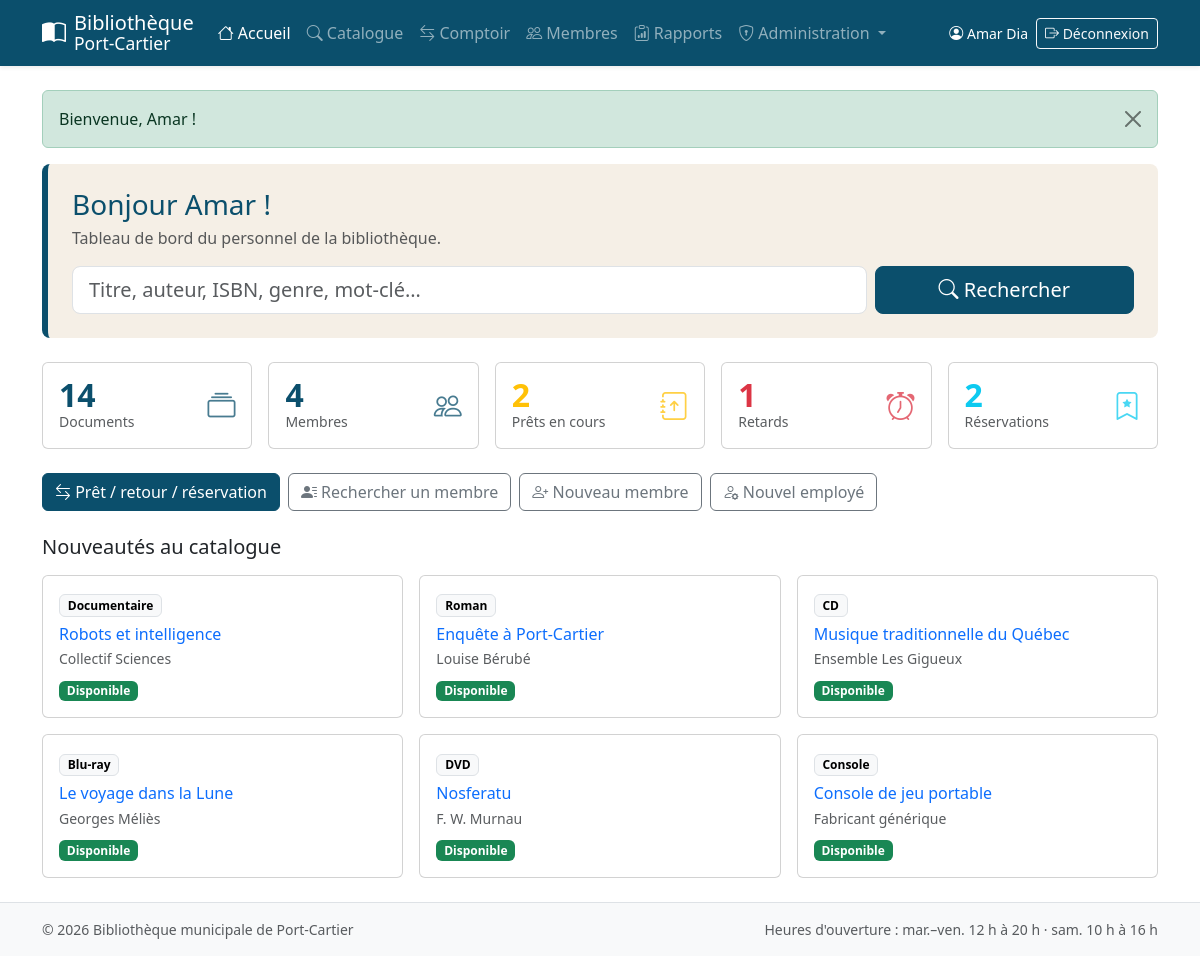
The app's page /index.php (signed in) with its own data.
### tables this page shows
CREATE TABLE document (
  code_document     INT AUTO_INCREMENT PRIMARY KEY,
  titre             VARCHAR(200) NOT NULL,
  auteur            VARCHAR(150) NOT NULL,           
  annee_publication SMALLINT     NULL,
  id_categorie      INT          NOT NULL,
  type_public       ENUM('enfant','ado','adulte') NOT NULL,
  id_genre          INT          NOT NULL,
  description       TEXT         NULL,
  isbn              VARCHAR(17)  NULL UNIQUE,        
  CONSTRAINT fk_doc_categorie FOREIGN KEY (id_categorie) REFERENCES categorie(id_categorie),
  CONSTRAINT fk_doc_genre     FOREIGN KEY (id_genre)     REFERENCES genre(id_genre),
  INDEX idx_doc_titre (titre),
  INDEX idx_doc_auteur (auteur)
);

CREATE TABLE categorie (
  id_categorie INT AUTO_INCREMENT PRIMARY KEY,
  nom          VARCHAR(50) NOT NULL UNIQUE
);

### includes/init.php (called while the page is built, shortened)
<?php
require_once __DIR__ . '/db.php';
require_once __DIR__ . '/functions.php';
require_once __DIR__ . '/biblio.php';
function utilisateur(): ?array
{
    return $_SESSION['user'] ?? null;
}
function role(): ?string
{
    return $_SESSION['user']['role'] ?? null;
}
function est_membre(): bool    { return role() === 'membre'; }
function est_admin(): bool     { return role() === 'admin'; }

### includes/functions.php (called while the page is built, shortened)
<?php
function e($valeur): string
{
    return htmlspecialchars((string)($valeur ?? ''), ENT_QUOTES, 'UTF-8');
}

### includes/db.php (called while the page is built)
<?php
function db(): PDO
{
    static $pdo = null;
    if ($pdo === null) {
        $dsn = 'mysql:host=' . DB_HOST . ';port=' . DB_PORT . ';dbname=' . DB_NAME . ';charset=utf8mb4';
        try {
            $pdo = new PDO($dsn, DB_USER, DB_PASS, [
                PDO::ATTR_ERRMODE            => PDO::ERRMODE_EXCEPTION,
                PDO::ATTR_DEFAULT_FETCH_MODE => PDO::FETCH_ASSOC,
                PDO::ATTR_EMULATE_PREPARES   => false,
            ]);
        } catch (PDOException $e) {
            error_log('Connexion BD impossible : ' . $e->getMessage());
            http_response_code(500);
            exit('<h1>Service indisponible</h1><p>Impossible de se connecter à la base de données. '
               . 'Vérifiez que MySQL est démarré et que <code>config.php</code> est bien configuré.</p>');
        }
    }
    return $pdo;
}

### index.php (the view, shortened to what this page needs)
<?php
require 'includes/init.php';
$u = utilisateur();
if (est_membre()) {
    $st = db()->prepare("SELECT
            (SELECT COUNT(*) FROM pret WHERE code_membre = :m AND statut = 'actif') AS prets,
            (SELECT COUNT(*) FROM pret WHERE code_membre = :m2 AND statut = 'actif' AND date_retour_prevue < CURDATE()) AS retards,
            (SELECT COUNT(*) FROM reservation WHERE code_membre = :m3 AND statut = 'active') AS reservations");
    $st->execute(['m' => $u['code'], 'm2' => $u['code'], 'm3' => $u['code']]);
    $stats = $st->fetch();
} else {
    $stats = db()->query("SELECT
            (SELECT COUNT(*) FROM document) AS documents,
            (SELECT COUNT(*) FROM membre) AS membres,
            (SELECT COUNT(*) FROM pret WHERE statut = 'actif') AS prets,
            (SELECT COUNT(*) FROM pret WHERE statut = 'actif' AND date_retour_prevue < CURDATE()) AS retards,
            (SELECT COUNT(*) FROM reservation WHERE statut = 'active') AS reservations")->fetch();
}
$nouveautes = db()->query('SELECT d.code_document, d.titre, d.auteur, c.nom AS categorie, ' . sql_colonnes_statut() . '
                             FROM document d JOIN categorie c ON c.id_categorie = d.id_categorie
                            ORDER BY d.code_document DESC LIMIT 6')->fetchAll();
require 'includes/header.php';
?>
<section class="hero rounded-3 p-4 mb-4">
  <h1 class="h3 text-biblio mb-1">Bonjour <?= e($u['prenom']) ?> !</h1>
  <p class="mb-3 text-muted">
    <?= est_membre() ? 'Recherchez un livre, un film, un jeu ou un CD et réservez-le en ligne.'
                     : 'Tableau de bord du personnel de la bibliothèque.' ?>
  </p>
  <form action="recherche.php" method="get" class="row g-2" role="search">
    <div class="col-12 col-md-9">
      <input type="search" name="q" class="form-control form-control-lg" placeholder="Titre, auteur, ISBN, genre, mot-clé…" aria-label="Mots-clés">
    </div>
    <div class="col-12 col-md-3 d-grid">
      <button class="btn btn-biblio btn-lg"><i class="bi bi-search"></i> Rechercher</button>
    </div>
  </form>
</section>
<?php if (est_membre()): ?>
  <div class="row g-3 mb-4">
    <div class="col-12 col-md-4">
      <a href="mon_compte.php" class="card carte-stat text-decoration-none h-100"><div class="card-body d-flex justify-content-between align-items-center">
        <div><div class="valeur text-biblio"><?= (int)$stats['prets'] ?></div><div class="text-muted">Prêt(s) en cours</div></div><i class="bi bi-journal-arrow-up text-biblio"></i>
      </div></a>
    </div>
    <div class="col-12 col-md-4">
      <a href="mon_compte.php" class="card carte-stat text-decoration-none h-100"><div class="card-body d-flex justify-content-between align-items-center">
        <div><div class="valeur text-info"><?= (int)$stats['reservations'] ?></div><div class="text-muted">Réservation(s)</div></div><i class="bi bi-bookmark-star text-info"></i>
      </div></a>
    </div>
    <div class="col-12 col-md-4">
      <a href="mon_compte.php" class="card carte-stat text-decoration-none h-100 <?= $stats['retards'] ? 'border-danger' : '' ?>"><div class="card-body d-flex justify-content-between align-items-center">
        <div><div class="valeur <?= $stats['retards'] ? 'text-danger' : 'text-success' ?>"><?= (int)$stats['retards'] ?></div><div class="text-muted">Document(s) en retard</div></div><i class="bi bi-alarm <?= $stats['retards'] ? 'text-danger' : 'text-success' ?>"></i>
      </div></a>
    </div>
  </div>
<?php else: ?>
  <div class="row g-3 mb-4 row-cols-2 row-cols-md-3 row-cols-xl-5">
    <?php foreach ([
        ['Documents', $stats['documents'], 'bi-collection', 'text-biblio', 'rapports.php?r=documents'],
        ['Membres', $stats['membres'], 'bi-people', 'text-biblio', 'rapports.php?r=membres'],
        ['Prêts en cours', $stats['prets'], 'bi-journal-arrow-up', 'text-warning', 'rapports.php?r=pretes'],
        ['Retards', $stats['retards'], 'bi-alarm', $stats['retards'] ? 'text-danger' : 'text-success', 'rapports.php?r=retards'],
        ['Réservations', $stats['reservations'], 'bi-bookmark-star', 'text-info', 'rapports.php?r=reserves'],
    ] as [$lib, $val, $ico, $coul, $lien]): ?>
      <div class="col">
        <a href="<?= $lien ?>" class="card carte-stat text-decoration-none h-100"><div class="card-body d-flex justify-content-between align-items-center">
          <div><div class="valeur <?= $coul ?>"><?= (int)$val ?></div><div class="text-muted small"><?= $lib ?></div></div><i class="bi <?= $ico ?> <?= $coul ?>"></i>
        </div></a>
      </div>
    <?php endforeach; ?>
  </div>
  <div class="d-flex flex-wrap gap-2 mb-4">
    <a href="comptoir.php" class="btn btn-biblio"><i class="bi bi-arrow-left-right"></i> Prêt / retour / réservation</a>
    <a href="membres.php" class="btn btn-outline-secondary"><i class="bi bi-person-lines-fill"></i> Rechercher un membre</a>
    <?php if (est_admin()): ?>
      <a href="admin_membre.php" class="btn btn-outline-secondary"><i class="bi bi-person-plus"></i> Nouveau membre</a>
      <a href="admin_employe.php" class="btn btn-outline-secondary"><i class="bi bi-person-gear"></i> Nouvel employé</a>
    <?php endif; ?>
  </div>
<?php endif; ?>
<h2 class="h5 mb-3">Nouveautés au catalogue</h2>
<div class="row g-3 row-cols-1 row-cols-sm-2 row-cols-lg-3">
  <?php foreach ($nouveautes as $d): ?>
    <div class="col">
      <div class="card h-100">
        <div class="card-body">
          <span class="badge text-bg-light border mb-2"><?= e($d['categorie']) ?></span>
          <h3 class="h6 card-title mb-1"><a href="document.php?code=<?= (int)$d['code_document'] ?>" class="stretched-link text-decoration-none"><?= e($d['titre']) ?></a></h3>
          <p class="small text-muted mb-2"><?= e($d['auteur']) ?></p>
          <?= badge_statut($d) ?>
        </div>
      </div>
    </div>
  <?php endforeach; ?>
</div>
<?php require 'includes/footer.php'; ?>

### includes/biblio.php (shortened to what this page needs)
<?php
function sql_colonnes_statut(): string
{
    return "(SELECT p.code_membre FROM pret p
              WHERE p.code_document = d.code_document AND p.statut = 'actif' LIMIT 1) AS pret_membre,
            (SELECT p.date_retour_prevue FROM pret p
              WHERE p.code_document = d.code_document AND p.statut = 'actif' LIMIT 1) AS pret_retour_prevu,
            (SELECT r.code_membre FROM reservation r
              WHERE r.code_document = d.code_document AND r.statut = 'active' LIMIT 1) AS res_membre";
}
function badge_statut(array $doc): string
{
    return '<span class="badge text-bg-success">Disponible</span>';
}

### assets/css/style.css (style rules this page uses)
:root { --biblio-bleu: #0b4f6c; --biblio-bleu-fonce: #083a50; --biblio-sable: #f5efe6; }
.text-biblio { color: var(--biblio-bleu) !important; }
.btn-biblio { --bs-btn-bg: var(--biblio-bleu); --bs-btn-border-color: var(--biblio-bleu); --bs-btn-hover-bg: var(--biblio-bleu-fonce); --bs-btn-hover-border-color: var(--biblio-bleu-fonce); --bs-btn-color: #fff; --bs-btn-hover-color: #fff; }
.hero { background: var(--biblio-sable); border-left: 6px solid var(--biblio-bleu); }
.carte-stat .valeur { font-size: 2rem; font-weight: 700; line-height: 1; }
.carte-stat i { font-size: 1.75rem; opacity: .75; }

### records on screen
document: id_categorie.nom "Documentaire", titre "Robots et intelligence", auteur "Collectif Sciences"
document: id_categorie.nom "Roman", titre "Enquête à Port-Cartier", auteur "Louise Bérubé"
document: id_categorie.nom "CD", titre "Musique traditionnelle du Québec", auteur "Ensemble Les Gigueux"
document: id_categorie.nom "Blu-ray", titre "Le voyage dans la Lune", auteur "Georges Méliès"
document: id_categorie.nom "DVD", titre "Nosferatu", auteur "F. W. Murnau"
document: id_categorie.nom "Console", titre "Console de jeu portable", auteur "Fabricant générique"

### other values on screen
$u['prenom'] . ' ' . $u['nom'] "Amar Dia"
$f['msg'] "Bienvenue, Amar !"
$u['prenom'] "Amar"
$val "14"
$lib "Documents"
$val "4"
$lib "Membres"
$val "2"
$lib "Prêts en cours"
$val "1"
$lib "Retards"
$lib "Réservations"
